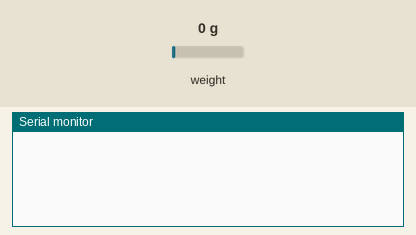
A sketch run on a simulated ESP8266 (NodeMCU). Parts: the last lines printed to the serial monitor. Inputs (shaded band) come from the test bench; at power-on: weight on the scale 0 g. WiFi joins after 1.5 s; servers stay silent unless stated.

Above: at 5.0 s.
5.1 s: weight on the scale set to 100 g
At 8.3 s:
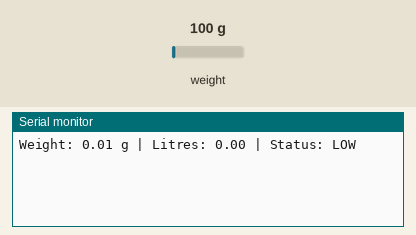
11.4 s: weight on the scale set to 1250 g
At 14.1 s:
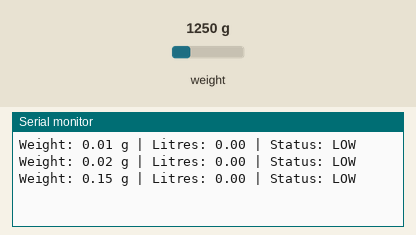
Timing chart, 0 to 15.6 s (numbered marks = the images above; inputs shaded):
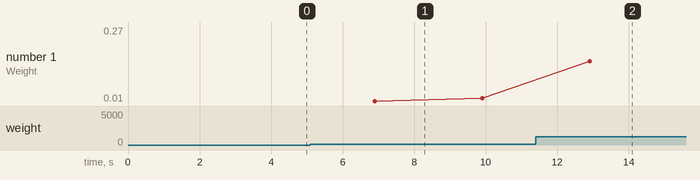

Measured:
- after the input at 5.1 s, the serial monitor: prints a new line after 1.8 s (image 1)
- after the input at 11.4 s, the serial monitor: prints a new line after 1.5 s (image 2)
- plotted number 1: 0.02 → 0.27 after the input at 11.4 s

The sketch:

sketch.ino
```cpp
#define BLYNK_TEMPLATE_ID "TMPLxxxxxxx"
#define BLYNK_TEMPLATE_NAME "Smart Hydration Monitor"
#define BLYNK_AUTH_TOKEN "Lp7QTacGumVz4kEYg5Ljd5_KIRcx7HVd"

#include <ESP8266WiFi.h>
#include <BlynkSimpleEsp8266.h>
#include "HX711.h"

// ---------------- WIFI ----------------
char ssid[] = "Nayakwadi";
char pass[] = "8530812055";

// ---------------- HX711 ----------------
#define DT D5
#define SCK D6

HX711 scale;

// 🔥 IMPORTANT: set your calibration factor
float calibration_factor = -7350;

// ---------------- FILTER BUFFER ----------------
float readings[10];
int readIndex = 0;

// ---------------- VARIABLES ----------------
float last_weight = 0;
float total_water = 0;
float last_drink = 0;

BlynkTimer timer;

// ---------------- STABLE WEIGHT FUNCTION ----------------
float getStableWeight() {

  readings[readIndex] = scale.get_units(1);
  readIndex = (readIndex + 1) % 10;

  float sum = 0;
  for (int i = 0; i < 10; i++) {
    sum += readings[i];
  }

  return sum / 10.0;
}

// ---------------- SEND DATA ----------------
void sendData() {

  if (!scale.is_ready()) {
    Serial.println("HX711 not ready");
    return;
  }

  float weight = getStableWeight();   // grams

  // 🔥 noise filter (ignore small changes)
  float diff = last_weight - weight;

  if (diff > 20) {   // 20g threshold
    last_drink = diff / 1000.0;
    total_water += last_drink;
  } else {
    last_drink = 0;
  }

  last_weight = weight;

  float litres = weight / 1000.0;

  int percent = (litres / 2.0) * 100;
  if (percent > 100) percent = 100;
  if (percent < 0) percent = 0;

  String status;
  if (weight > 1700) status = "FULL";
  else if (weight > 700) status = "MEDIUM";
  else status = "LOW";

  // ---------------- SEND TO BLYNK ----------------
  Blynk.virtualWrite(V0, weight);       // weight in grams
  Blynk.virtualWrite(V1, litres);       // litres
  Blynk.virtualWrite(V2, last_drink);   // last intake
  Blynk.virtualWrite(V3, percent);      // percentage
  Blynk.virtualWrite(V4, status);       // status text

  // ---------------- SERIAL MONITOR ----------------
  Serial.print("Weight: ");
  Serial.print(weight);
  Serial.print(" g | Litres: ");
  Serial.print(litres);
  Serial.print(" | Status: ");
  Serial.println(status);
}

// ---------------- SETUP ----------------
void setup() {

  Serial.begin(9600);

  scale.begin(DT, SCK);
  delay(1000);

  scale.set_scale(calibration_factor);
  scale.tare();   // zero scale

  Blynk.begin(BLYNK_AUTH_TOKEN, ssid, pass);

  timer.setInterval(3000L, sendData); // slow stable updates
}

// ---------------- LOOP ----------------
void loop() {
  Blynk.run();
  timer.run();
}
```
